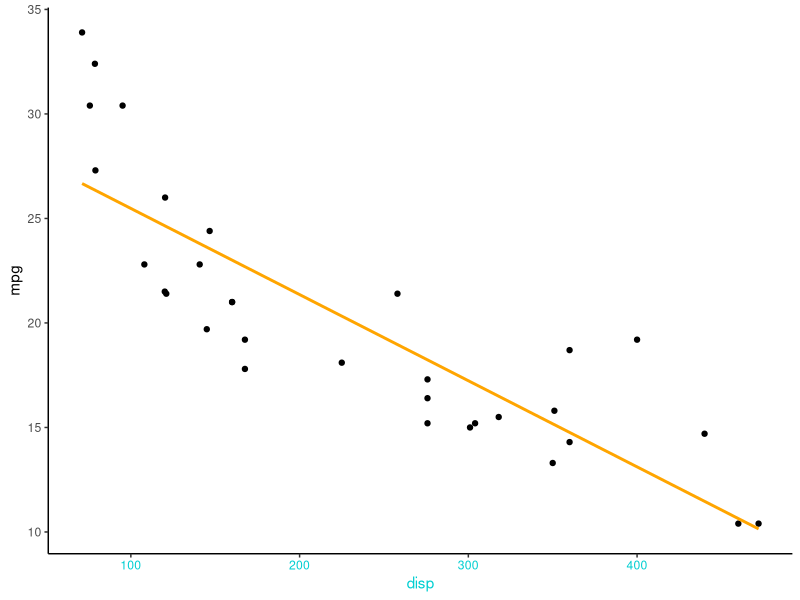
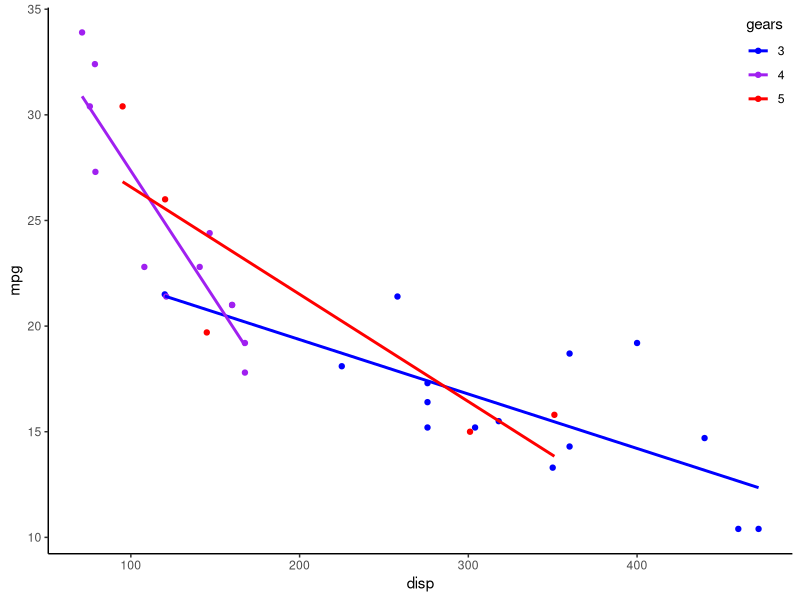
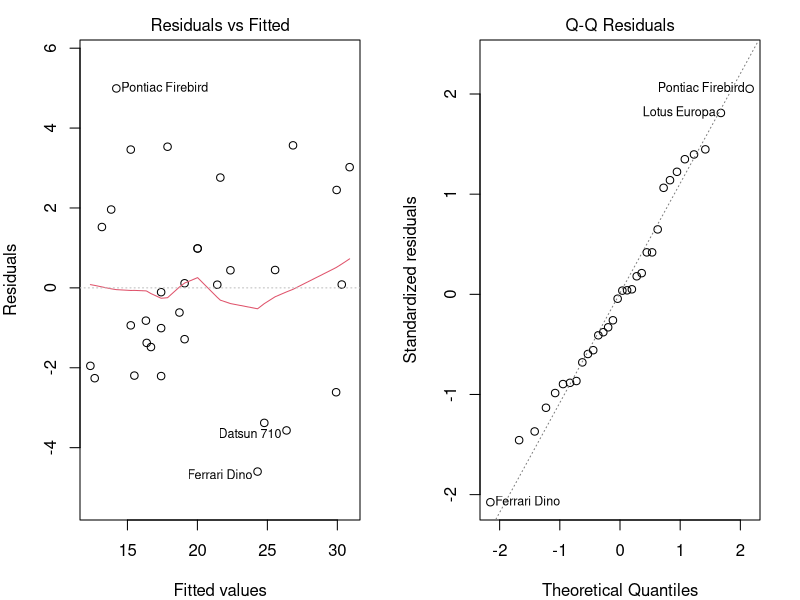
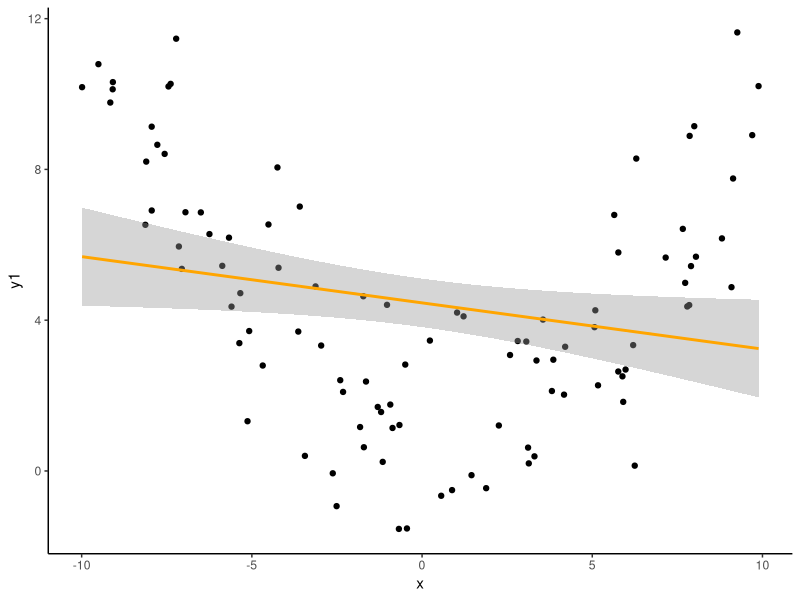
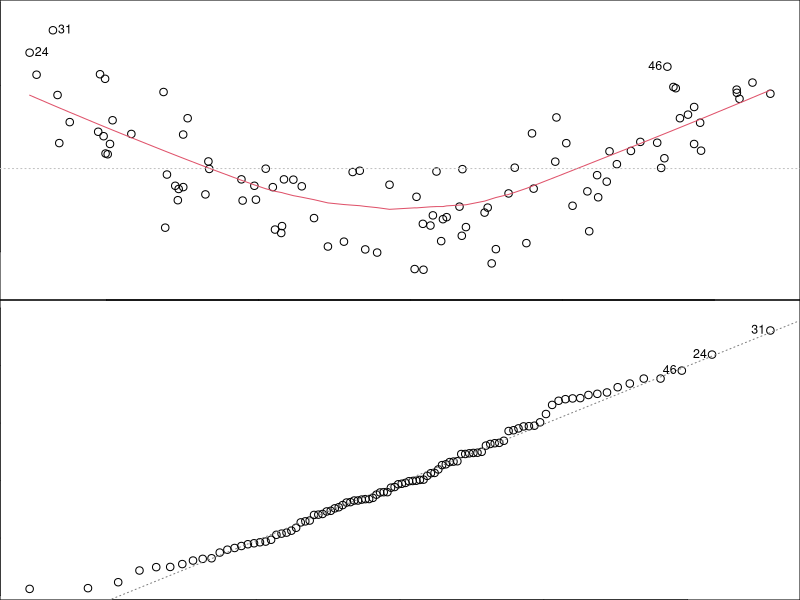
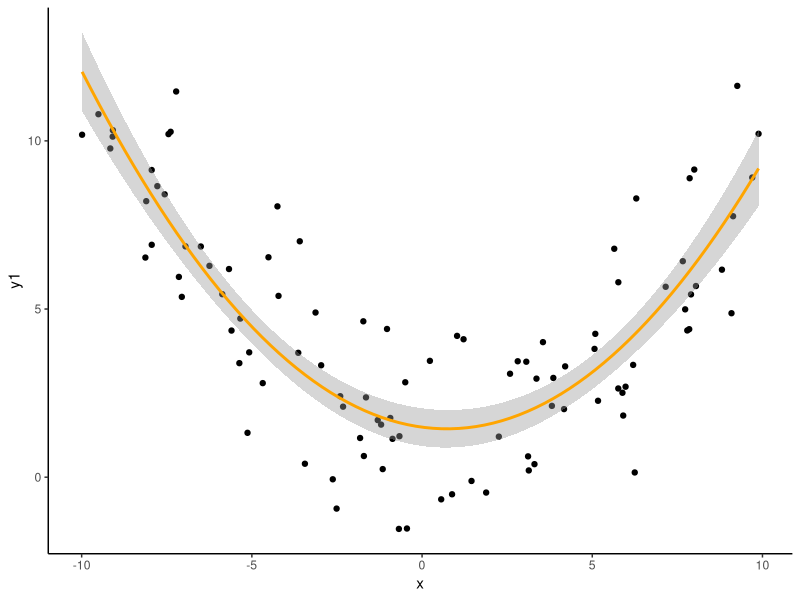
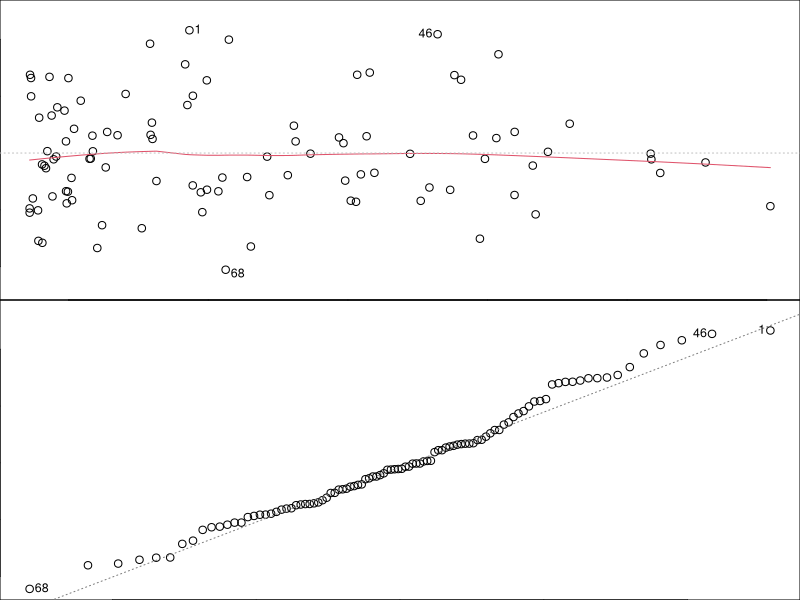
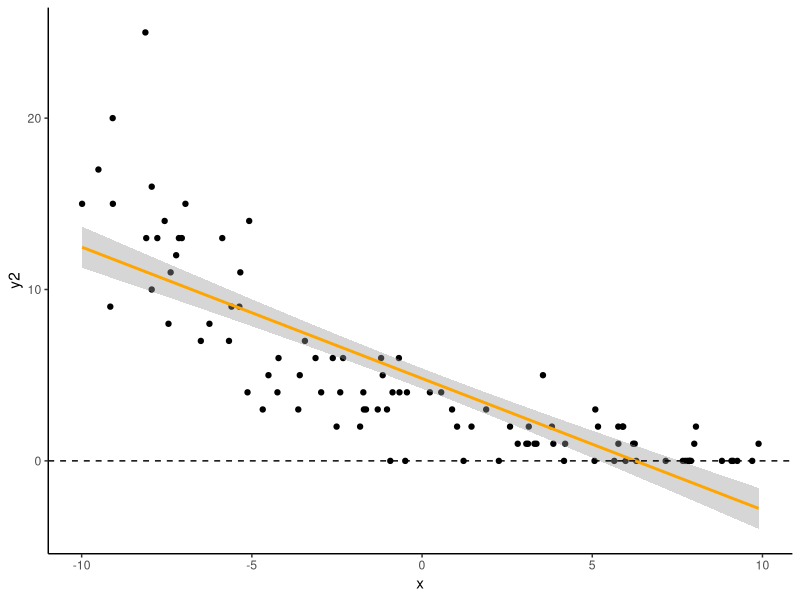

The R source for these figures, in order: (Note: this script raises an error after producing the figures.)
## ---- chunk 1
knitr::opts_chunk$set(echo = FALSE)
library(tidyverse)
theme_set(theme_classic())
library(ggpubr)
library(knitr)
library(kableExtra)

set.seed(123)

#Functions
logit <- function(x) log(x/(1-x))
invLogit <- function(x) exp(x)/(1+exp(x))

#Plots of mtcars data
#Continuous
p1 <- ggplot(arrange(mtcars,disp),aes(x=disp,y=mpg))+geom_point()+geom_smooth(formula=y~x,method='lm',se=FALSE,col='orange')

#Interaction
p3 <- ggplot(mtcars,aes(x=disp,y=mpg,col=factor(gear)))+geom_point()+labs(col='gears')+
  geom_smooth(formula=y~x,method='lm',se=FALSE)+
  scale_colour_manual(values=c('blue','purple','red'))+theme(legend.justification=c(1,1), legend.position=c(1,1))

#Fit models for later use
modp1 <- lm(mpg~disp,data=arrange(mtcars,disp))
modp3 <- lm(mpg~disp*factor(gear),data=mtcars)

#Generate data that violate lm assumptions:
n <- 100
x <- runif(n,-10,10)
corMat <- matrix(c(1,0.95,0.95,1),ncol=2) #Correlation matrix (r=0.95)
x2 <- (cbind(x,runif(n,-10,10)) %*% chol(corMat))[,2] #Makes correlated predictor x2 via Cholesky matrix of corMat
x3 <- x+1e5
yhat <- 1 - 0.2*x #Expected value
y0 <- yhat + rnorm(n,0,2) #OK
y1 <- yhat + 0.1*x^2 + rnorm(n,0,2) #Polynomial function
y2 <- rpois(n,exp(yhat))  #Poisson process
y3 <- rbinom(n,1,invLogit(yhat))  #Binomial process
y4 <- (1 - 2e-4*(x3))+rnorm(n,0,1e-3)
d1 <- data.frame(x,x2,x3,yhat,y0,y1,y2,y3,y4)
d1$s.y4 <- scale(y4)
d1$s.x3 <- scale(x3)
# rm(n,x,x2,yhat,y0,y1,y2,y3)

## ---- chunk 2
meanDisp <- mean(mtcars$disp) #Mean displacement
y_meanDisp <- coef(modp1) %*% c(1,meanDisp) #Predicted y at mean displacement
b0Lab <- paste('b[0] == ',round(coef(modp1)[1],3))
b1Lab <- paste('b[1] == ',round(coef(modp1)[2],3)) 

p1 + theme(axis.title.x.bottom=element_text(colour='darkturquoise'),axis.text.x.bottom=element_text(colour='darkturquoise'))
## ---- chunk 3
p3
## ---- chunk 4
mod1 <- lm(mpg~disp*factor(gear),data=mtcars)
par(mfrow=c(1,2),mar=c(3,3,1,1)+1)
plot(mod1, which=c(1,2))
## ---- chunk 5
ggplot(d1,aes(x,y1))+geom_point()+geom_smooth(method='lm',se=TRUE,formula=y~x,col='orange')
## ---- chunk 6
par(mfrow=c(2,1),mar=c(0,0,0,0))
m1 <-lm(y1~x,data=d1) 
plot(m1, which=c(1,2),caption='',cex.axis=1e-5,tck=0)
## ---- chunk 7
ggplot(d1,aes(x,y1))+geom_point()+geom_smooth(method='lm',se=TRUE,formula=y~poly(x,2),col='orange')
## ---- chunk 8
par(mfrow=c(2,1),mar=c(0,0,0,0))
m2 <-lm(y1~poly(x,2),data=d1) 
plot(m2, which=c(1,2),caption='',cex.axis=1e-5,tck=0)
## ---- chunk 9
ggplot(d1,aes(x,y2))+geom_point()+geom_smooth(method='lm',se=TRUE,formula=y~x,col='orange')+geom_hline(yintercept=0,linetype='dashed')
## ---- chunk 10
par(mfrow=c(2,1),mar=c(0,0,0,0))
m2 <-lm(y2~x,data=d1) 
plot(m2, which=c(1,2),caption='',cex.axis=1e-5,tck=0)
## ---- chunk 11
ggplot(d1,aes(x,log(y2+1)))+geom_point()+geom_smooth(method='lm',se=TRUE,formula=y~x,col='orange')
## ---- chunk 12
par(mfrow=c(2,1),mar=c(0,0,0,0))
m2 <-lm(log(y2+1)~x,data=d1) 
plot(m2, which=c(1,2),caption='',cex.axis=1e-5,tck=0)
## ---- chunk 13
ggplot(d1,aes(x,y3))+geom_point()+geom_smooth(method='lm',se=TRUE,formula=y~x,col='orange')
## ---- chunk 14
par(mfrow=c(2,1),mar=c(0,0,0,0))
m2 <-lm(y3~x,data=d1) 
plot(m2, which=c(1,2),caption='',cex.axis=1e-5,tck=0)
## ---- chunk 15
ggplot(d1,aes(x,y3))+geom_point()+geom_smooth(method='glm',se=TRUE,formula=y~x,method.args=list(family='binomial'),col='orange')
## ---- chunk 16
ggplot(d1,aes(x3,y4))+geom_point()+geom_smooth(method='lm',se=TRUE,formula=y~x,col='orange')
## ---- chunk 17
par(mfrow=c(2,1),mar=c(0,0,0,0))
m2 <-lm(y4~x3,data=d1) 
plot(m2, which=c(1,2),caption='',cex.axis=1e-5,tck=0)
## ---- chunk 18
ggplot(d1,aes(scale(x3),scale(y4)))+geom_point()+geom_smooth(method='lm',se=TRUE,formula=y~x,col='orange')
## ---- chunk 19
par(mfrow=c(2,1),mar=c(0,0,0,0))
m2 <-lm(s.y4~s.x3,data=d1)
plot(m2, which=c(1,2),caption='',cex.axis=1e-5,tck=0)
## ---- chunk 20
par(mfrow=c(2,1),mar=c(0,0,0,0))
m2 <-lm(y0~x+x2,data=d1) 
plot(m2, which=c(1,2),caption='',cex.axis=1e-5,tck=0)
## ---- chunk 21
#Function to print correlation (r) value
corText <- function(x,y){
  text(0.5,0.5,round(cor(x,y),3))
} 

#Pairplot of y0, x, and x2
pairs(d1[,c('y0','x','x2')],lower.panel=corText)
## ---- chunk 22
library(car)
#VIF scores:
# 1 = no problem
# 1-5 = some problems
# 5+ = big problems!
vif(m2) 
## ---- chunk 23
#Correct model
m1 <- lm(y0~x,data=d1)
## ---- chunk 24
kable(summary(m1)$coef[,-3]) %>% row_spec(2,color='red')
## ---- chunk 25
#Incorrect model
m2 <- lm(y0~x+x2,data=d1)
## ---- chunk 26
kable(summary(m2)$coef[,-3]) %>% row_spec(2,color='red')
## ---- chunk 27
  include_graphics('./dag.png',dpi=NA)
